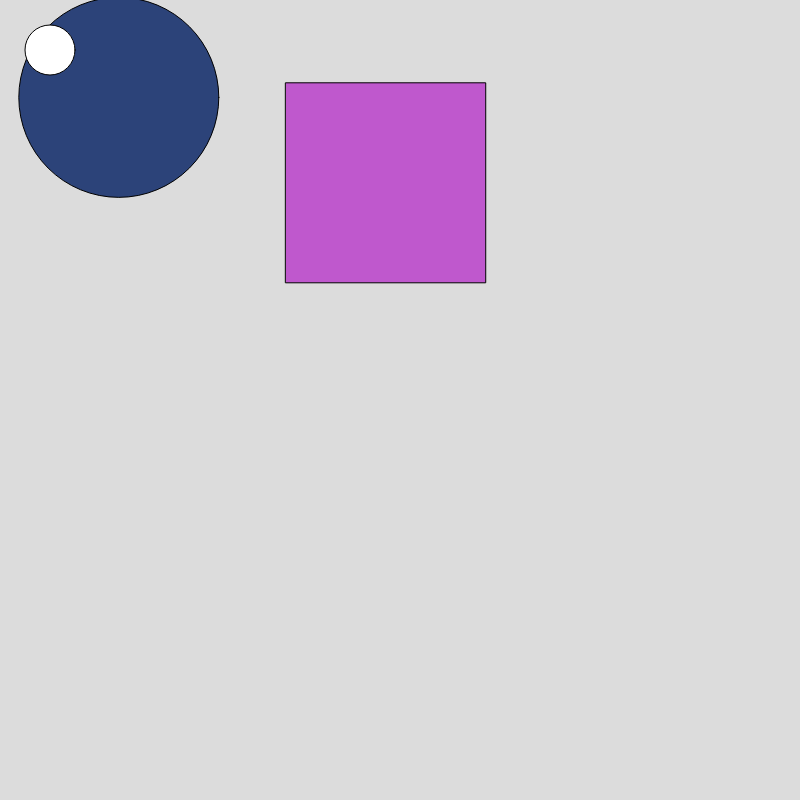
Frame 1 (no input)
Frame 60 (no input): identical to frame 1, image omitted
Frame 120 (the mouse pressed at the canvas centre since frame 60): identical to frame 1, image omitted

The p5.js sketch that drew this single still picture (run headless with seeded random() and noise() and a simulated clock; from frame 60 on, the mouse is pressed at the canvas centre):

// p5.js sketch
// ── sketch.js

let xpositie = 0;
let ypositie = 0;
let kleurRood = 0
let kleurGroen = 0;
let kleurBlauw = 0;

let xpositieCircle = 0;
let ypositieCircle = 0;
let kleurRoodCircle = 0
let kleurGroenCircle = 0;
let kleurBlauwCircle = 0;

let xPosities = [10,30,21,99,60,12,200,300,250];

function setup() {
  createCanvas(800, 800);
  xpositie = random(0, 400);
  ypositie = random(0, 400);
  kleurRood = random(0, 255);
  kleurGroen = random(0, 255);
  kleurBlauw = random(0, 255);

  xpositieCircle = random(0, 400);
  ypositieCircle = random(0, 400);
  kleurRoodCircle = random(0, 255);
  kleurGroenCircle = random(0, 255);
  kleurBlauwCircle = random(0, 255);

}

function draw() {
  background(220);
  //let xpositie = random(0,400);
  fill(kleurRood, kleurGroen, kleurBlauw);
  rect(xpositie, ypositie, 200);
  //circle?
  fill(kleurRoodCircle, kleurGroenCircle, kleurBlauwCircle);
  circle(xpositieCircle, ypositieCircle, 200);
  //
  fill ("White")
  circle(50,50,50);
}

function keyPressed() {
  xpositie = random(0, 400);
  ypositie = random(0, 400);
  kleurRood = random(0, 255);
  kleurGroen = random(0, 255);
  kleurBlauw = random(0, 255);

  xpositieCircle = random(0, 400);
  ypositieCircle = random(0, 400);
  kleurRoodCircle = random(0, 255);
  kleurGroenCircle = random(0, 255);
  kleurBlauwCircle = random(0, 255);
}
